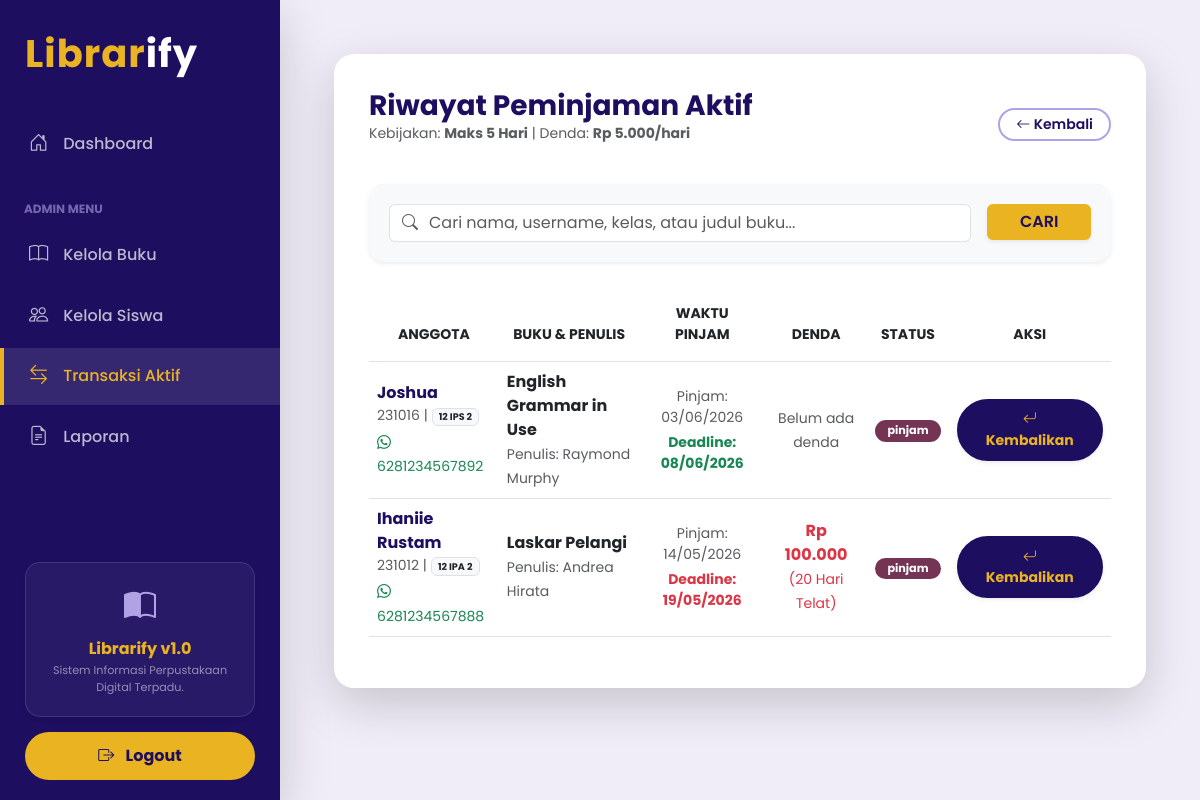
The page /data_pinjam.php (signed in) on the database its author committed.
### tables this page shows
CREATE TABLE `pengaturan` (
  `id` int(11) NOT NULL,
  `batas_hari_pinjam` int(11) NOT NULL,
  `denda_per_hari` int(11) NOT NULL
);

CREATE TABLE `peminjaman` (
  `id_pinjam` int(11) NOT NULL,
  `id_buku` varchar(20) NOT NULL,
  `id_anggota` int(11) NOT NULL,
  `tgl_pinjam` date NOT NULL,
  `tgl_kembali_seharusnya` date NOT NULL,
  `tgl_dikembalikan` date DEFAULT NULL,
  `batas_hari` int(11) NOT NULL DEFAULT 0,
  `denda_per_hari` int(11) NOT NULL DEFAULT 0,
  `denda` int(11) NOT NULL DEFAULT 0,
  `status` enum('pinjam','kembali') NOT NULL DEFAULT 'pinjam'
);

CREATE TABLE `anggota` (
  `id_anggota` int(11) NOT NULL,
  `nama` varchar(100) NOT NULL,
  `no_telp` varchar(20) NOT NULL,
  `kelas` varchar(20) NOT NULL
);

CREATE TABLE `users` (
  `id_user` int(11) NOT NULL,
  `nama_lengkap` varchar(100) NOT NULL,
  `username` varchar(50) NOT NULL,
  `password` varchar(255) NOT NULL,
  `level` enum('admin','siswa') NOT NULL
);

CREATE TABLE `buku` (
  `id_buku` varchar(20) NOT NULL,
  `judul` varchar(150) NOT NULL,
  `genre` varchar(50) NOT NULL,
  `pengarang` varchar(100) NOT NULL,
  `penerbit` varchar(100) NOT NULL,
  `tahun_terbit` varchar(4) NOT NULL,
  `stok` int(11) NOT NULL
);

### data_pinjam.php (the view, shortened to what this page needs)
<?php
include 'koneksi.php';
$set = mysqli_fetch_assoc(mysqli_query($conn, "SELECT * FROM pengaturan WHERE id = 1"));
$max_hari = $set['batas_hari_pinjam'];
$biaya_denda = $set['denda_per_hari'];
$keyword = isset($_GET['cari']) ? mysqli_real_escape_string($conn, $_GET['cari']) : '';
?>
<!DOCTYPE html>
<html lang="id">
<head>
    <link rel="stylesheet" href="https://cdn.jsdelivr.net/npm/bootstrap@5.3.0/dist/css/bootstrap.min.css">
    <link rel="stylesheet" href="https://cdn.jsdelivr.net/npm/bootstrap-icons@1.11.0/font/bootstrap-icons.css">
</head>
<body>
    <?php include 'menu.php'; ?>
    <div class="container-fluid mt-4 px-4">
        <div class="container-content shadow-lg">
            <div class="d-flex justify-content-between align-items-center mb-4">
                <div>
                    <h3 class="mb-0 fw-bold text-violet">Riwayat Peminjaman Aktif</h3>
                    <p class="text-muted small">
                        Kebijakan: <b>Maks <?= $max_hari; ?> Hari</b> | Denda: <b>Rp <?= number_format($biaya_denda, 0, ',', '.'); ?>/hari</b>
                    </p>
                </div>
                <a href="index.php" class="btn btn-outline-lavender btn-sm rounded-pill px-3">
                    <i class="bi bi-arrow-left"></i> Kembali
                </a>
            </div>
            <div class="search-container shadow-sm">
                <form method="GET" action="" class="row g-3">
                    <div class="col-md-10">
                        <div class="input-group">
                            <span class="input-group-text bg-white border-end-0"><i class="bi bi-search text-muted"></i></span>
                            <input type="text" name="cari" class="form-control border-start-0 ps-0"
                                placeholder="Cari nama, username, kelas, atau judul buku..."
                                value="<?= htmlspecialchars($keyword); ?>">
                        </div>
                    </div>
                    <div class="col-md-2">
                        <button type="submit" class="btn btn-fuel w-100 shadow-sm">CARI</button>
                    </div>
                </form>
            </div>
            <div class="table-responsive">
                <table class="table table-hover align-middle">
                    <thead class="table-dark-custom text-center small text-uppercase">
                        <tr>
                            <th class="py-3">Anggota</th>
                            <th class="py-3">Buku & Penulis</th>
                            <th class="py-3">Waktu Pinjam</th>
                            <th class="py-3">Denda</th>
                            <th class="py-3">Status</th>
                            <th class="py-3">Aksi</th>
                        </tr>
                    </thead>
                    <tbody>
                        <?php
                        $sql = "SELECT p.*, b.judul, b.pengarang, a.nama, a.no_telp, a.kelas, u.username
                                FROM peminjaman p
                                JOIN buku b ON p.id_buku = b.id_buku
                                JOIN anggota a ON p.id_anggota = a.id_anggota
                                JOIN users u ON a.nama = u.nama_lengkap
                                WHERE p.status = 'pinjam'";
                        $sql .= " ORDER BY p.tgl_pinjam DESC";
                        $query = mysqli_query($conn, $sql);
                        while ($row = mysqli_fetch_array($query)) {
                            $tgl_pinjam = $row['tgl_pinjam'];
                            $deadline = date('Y-m-d', strtotime($tgl_pinjam . " +$max_hari days"));
                            $tgl_sekarang = date('Y-m-d');
                            $pesan_denda = "<span class='text-muted small'>Belum ada denda</span>";
                            if (strtotime($tgl_sekarang) > strtotime($deadline)) {
                                $selisih = strtotime($tgl_sekarang) - strtotime($deadline);
                                $hari_telat = floor($selisih / (60 * 60 * 24));
                                $denda_total = $hari_telat * $biaya_denda;
                                $pesan_denda = "<span class='text-danger fw-bold'>Rp " . number_format($denda_total, 0, ',', '.') . "</span><br><small class='text-danger'>($hari_telat Hari Telat)</small>";
                            }
                            $warna_deadline = (strtotime($tgl_sekarang) > strtotime($deadline)) ? 'text-danger fw-bold' : 'text-success fw-bold';
                        ?>
                            <tr>
                                <td>
                                    <div class="fw-bold text-violet"><?= $row['nama']; ?></div>
                                    <div class="small text-muted mb-1"><?= $row['username']; ?> | <span class="badge bg-light text-dark border" style="font-size: 0.6rem;"><?= $row['kelas']; ?></span></div>
                                    <a href="https://wa.me/<?= $row['no_telp']; ?>" target="_blank" class="text-success text-decoration-none small">
                                        <i class="bi bi-whatsapp"></i> <?= $row['no_telp']; ?>
                                    </a>
                                </td>
                                <td>
                                    <div class="fw-bold"><?= $row['judul']; ?></div>
                                    <small class="text-muted italic"><i class="bi bi-person-pen"></i> Penulis: <?= $row['pengarang']; ?></small>
                                </td>
                                <td class="text-center small">
                                    <div class="mb-1 text-muted">Pinjam: <?= date('d/m/Y', strtotime($tgl_pinjam)); ?></div>
                                    <div class="<?= $warna_deadline; ?>">Deadline: <?= date('d/m/Y', strtotime($deadline)); ?></div>
                                </td>
                                <td class="text-center"><?= $pesan_denda; ?></td>
                                <td class="text-center">
                                    <span class="badge rounded-pill badge-cosmic uppercase"><?= $row['status']; ?></span>
                                </td>
                                <td class="text-center align-middle">
                                    <a href="proses_kembali.php?id=<?= $row['id_pinjam']; ?>&id_buku=<?= $row['id_buku']; ?>"
                                        class="btn btn-sm px-4 py-2 rounded-pill fw-bold shadow-sm btn-action-kembali"
                                        style="background-color: #1e0e60; color: #e9b321; border: 2px solid #1e0e60;"
                                        onclick="konfirmasiKembali(event, this.href)">
                                        <i class="bi bi-arrow-return-left"></i> Kembalikan
                                    </a>
                                </td>
                            </tr>
                        <?php } ?>
                    </tbody>
                </table>
            </div>
        </div>
    </div>
</body>
</html>
</body>
</html>

### data_pinjam.php (style rules this page uses)
body { background-color: #f0edf8; font-family: 'Poppins', sans-serif; }
.container-content { background: white; padding: 35px; border-radius: 20px; border: none; }
.table-dark-custom { background-color: #1e0e60; color: white; }
.btn-outline-lavender { color: #1e0e60; border: 2px solid #b1a1e5; font-weight: 600; }
.btn-fuel { background-color: #e9b321; color: #1e0e60; border: none; font-weight: 600; transition: 0.3s; }
.badge-cosmic { background-color: #743454; color: white; padding: 5px 12px; font-size: 0.7rem; }
.text-violet { color: #1e0e60; }
.search-container { background-color: #f8f9fa; padding: 20px; border-radius: 15px; margin-bottom: 25px; }

### menu.php (style rules this page uses)
body { display: flex; min-height: 100vh; overflow-x: hidden; }

### rows shown on the page
pengaturan: batas_hari_pinjam "5", denda_per_hari "5.000"
peminjaman: id_anggota.nama "Joshua", users.username "231016", id_anggota.kelas "12 IPS 2", id_anggota.no_telp "6281234567892", id_buku.judul "English Grammar in Use", id_buku.pengarang "Raymond Murphy", tgl_pinjam "03/06/2026", tgl_pinjam.batas_hari_pinjam "08/06/2026", status "pinjam"
peminjaman: id_anggota.nama "Ihaniie Rustam", users.username "231012", id_anggota.kelas "12 IPA 2", id_anggota.no_telp "6281234567888", id_buku.judul "Laskar Pelangi", id_buku.pengarang "Andrea Hirata", tgl_pinjam "14/05/2026", tgl_pinjam.batas_hari_pinjam "19/05/2026", tgl_pinjam.denda_per_hari "100.000", status "pinjam"
